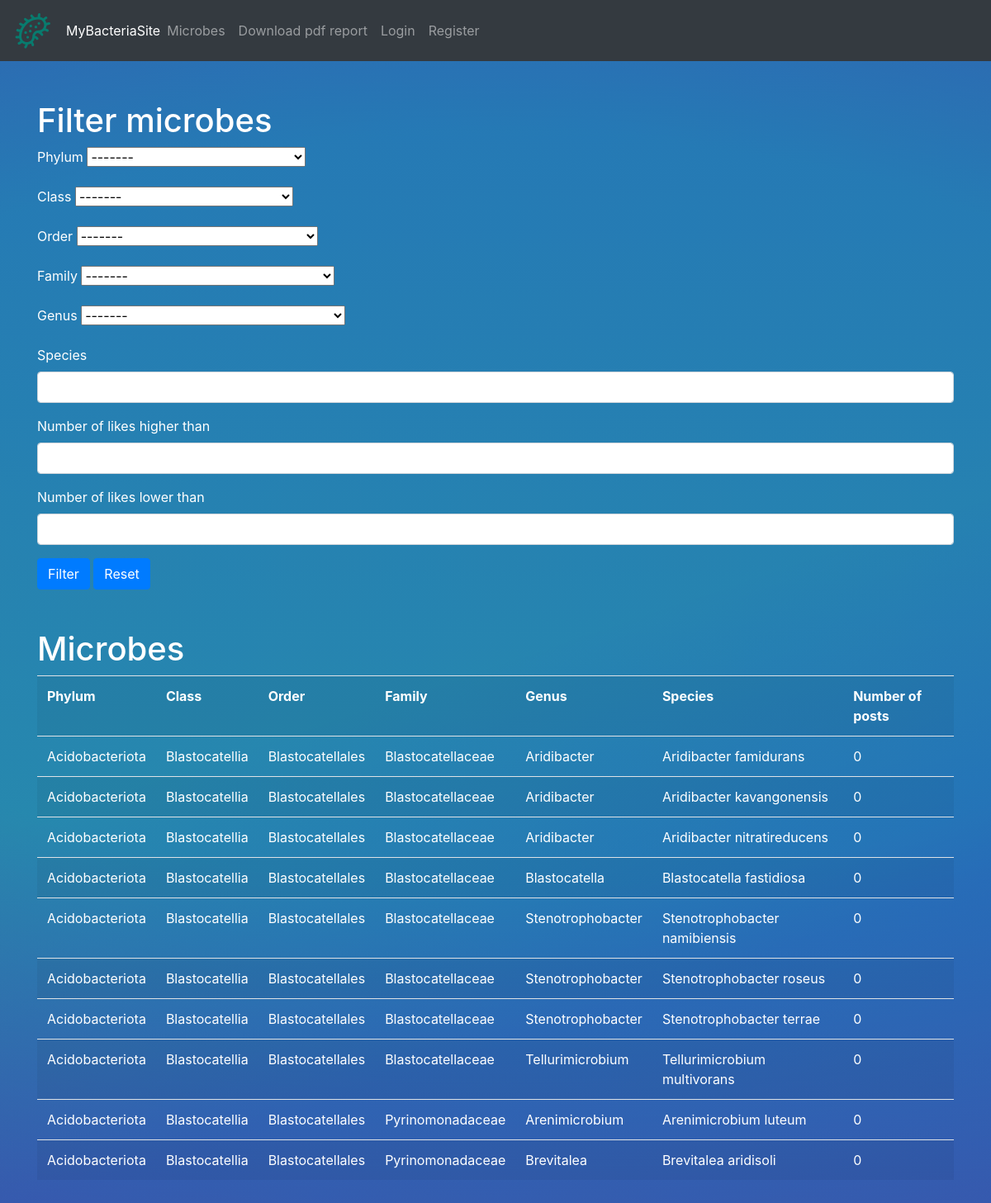
Page /microbe_list on the committed database.
### MyBacteriaSite/models.py (models this page shows, shortened)
class Microbe(models.Model):
    MicrobePhylum = models.CharField(max_length=100)
    MicrobeClass = models.CharField(max_length=100)
    MicrobeOrder = models.CharField(max_length=100)
    MicrobeFamily = models.CharField(max_length=100)
    MicrobeGenus = models.CharField(max_length=100)
    MicrobeSpecies = models.CharField(max_length=100)
    description = models.TextField()

### MyBacteriaSite/views.py (the view)
# urls.py: path("microbe_list", views.microbe_list, name= "microbe_list"),
def microbe_list(request):
    microbes = Microbe.objects.all().order_by('MicrobePhylum')
    microbes = microbes.annotate(num_of_posts=Count('microbepost'))
    search_microbe_form = MicrobeFilter(request.GET)
    if search_microbe_form.is_valid():
        cd = search_microbe_form.cleaned_data
        if cd['Phylum']:
            microbes = microbes.filter(MicrobePhylum__icontains=cd['Phylum'])
        if cd['Class']:
            microbes = microbes.filter(MicrobeClass__icontains=cd['Class'])
        if cd['Order']:
            microbes = microbes.filter(MicrobeOrder__icontains=cd['Order'])
        if cd['Family']:
            microbes = microbes.filter(MicrobeFamily__icontains=cd['Family'])
        if cd['Genus']:
            microbes = microbes.filter(MicrobeGenus__icontains=cd['Genus'])
        if cd['Species']:
            microbes = microbes.filter(MicrobeSpecies__icontains=cd['Species'])
        if cd['num_of_posts_high_th']:
            microbes = microbes.filter(num_of_posts__gte=cd['num_of_posts_high_th'])
        if cd['num_of_posts_low_th']:
            microbes = microbes.filter(num_of_posts__lte=cd['num_of_posts_low_th'])
    p = Paginator(microbes, 10)
    page = request.GET.get('page', 1)
    microbes = p.get_page(page)
    context = {'microbes' : microbes, 'search_microbe_form' : search_microbe_form}
    return render(request, 'microbe_list.html', context)

### MyBacteriaSite/forms.py
class MicrobeFilter(Form):
	def create_choices(field):
		temp = Microbe.objects.order_by().values_list(field).distinct()
		temp = list(temp)
		choices = []
		for choice in temp:
			choices.append((choice[0], choice[0]))
		choices.append((None, '-------'))
		return choices
	Phylum = forms.ChoiceField(choices = create_choices('MicrobePhylum'), label='Phylum', required= False)
	Class = forms.ChoiceField(choices = create_choices('MicrobeClass'),label='Class', required= False)
	Order = forms.ChoiceField(choices = create_choices('MicrobeOrder'),label='Order', required= False)
	Family = forms.ChoiceField(choices = create_choices('MicrobeFamily'),label='Family', required= False)
	Genus = forms.ChoiceField(choices = create_choices('MicrobeGenus'),label='Genus', required= False)
	Species = forms.CharField(label='Species', required= False)
	num_of_posts_high_th = forms.IntegerField(label='Number of likes higher than', required= False)
	num_of_posts_low_th = forms.IntegerField(label='Number of likes lower than', required= False)

### MyBacteriaSite/templatetags/mytemplatetags.py (called while the page is built)
@register.simple_tag
def url_replace(request, field, value):
    d = request.GET.copy()
    d[field] = value
    return d.urlencode()

### MyBacteriaSite/templates/microbe_list.html (shortened to what this page needs)
{% extends "header.html" %}
{% block content %}
{% load crispy_forms_tags %}
{% load mytemplatetags %}
<div class="container py-5">
    <h1>Filter microbes</h1>
	<form method="GET">
		{{ search_microbe_form|crispy }}
		<button class="btn btn-primary" type="submit">Filter</button>
        <button class="btn btn-primary" type="reset">Reset</button>
	</form>
</div>
<div class = "container">
    <h1>Microbes</h1>
    <table class="table table-striped">
        <tr>
            <th>Phylum</th>
            <th>Class</th>
            <th>Order</th>
            <th>Family</th>
            <th>Genus</th>
            <th>Species</th>
            <th>Number of posts</th>
        </tr>
        {% for microbe in microbes %}
            <tr>
                <td>{{ microbe.MicrobePhylum }}</td>
                <td>{{ microbe.MicrobeClass }}</td>
                <td>{{ microbe.MicrobeOrder }}</td>
                <td>{{ microbe.MicrobeFamily }}</td>
                <td>{{ microbe.MicrobeGenus }}</td>
                <td>{{ microbe.MicrobeSpecies }}</td>
                <td>{{ microbe.num_of_posts }}</td>
            </tr>
        {% endfor %}
    </table>
    <div class="container py-5">
    </div>
</div>
{% endblock %}

### MyBacteriaSite/templates/header.html (shortened to what this page needs)
<!DOCTYPE html>
<html lang="en">
  <head>
    {% load bootstrap4 %}
    {% bootstrap_css %}
    {% load static %}
    <link rel="stylesheet" href="https://cdnjs.cloudflare.com/ajax/libs/font-awesome/5.15.3/css/all.min.css"/>
  <link rel="stylesheet" href="https://unpkg.com/leaflet@1.9.4/dist/leaflet.css"
/>
    <nav class="navbar navbar-expand-lg navbar-dark bg-dark">
      <a class="navbar-brand" href="/">
      </a></i>
      <a>MyBacteriaSite</a>
      <div class="collapse navbar-collapse" id="navbarText">
        <ul class="navbar-nav mr-auto">
          <li class="nav-item">
            <a class="nav-link" href="/microbe_list">Microbes</a>
          </li>
          <li class="nav-item">
            <a class="nav-link" href="/report_pdf">Download pdf report</a>
          </li>
          {% if user.is_authenticated %}
          <li class="nav-item">
            <a class="nav-link" href="/logout">Logout</a>
          </li>
          <li class="nav-item">
            <a class="nav-link" href="/profile">Profile</a>
          </li>
          {% else %}
          <li class="nav-item">
            <a class="nav-link" href="/login">Login</a>
          </li>
          <li class="nav-item">
            <a class="nav-link" href="/register">Register</a>
          </li>
          {% endif %}
        </ul>
      </div>
    </nav>
  </head>
 <body>
    {% block content %}
    {% endblock %}
  </body>
</html>

### MyBacteriaSite/templates/header.html (style rules this page uses)
a { color: rgb(0, 240, 255); }
.table { color: white; }
body { width: 100%; height: 100%; color: white; margin: 0; padding: 0; background: linear-gradient(180deg, rgba(28, 24, 225, 0.22) 0%, rgba(28, 24, 225, 0) 97.02%), linear-gradient(341.25deg, rgba(28, 24, 225, 0.22) 25.47%, rgba(45, 21, 191, 0) 49.12%), linear-gradient(180deg, rgba(8, 123, 110, 0.5) 99.22%, rgba(8, 123, 110, 0.025) 100%), radial-gradient(190.94% 70.5% at 50% 39.51%, rgba(19, 255, 255, 0.528) 1.94%, rgba(19, 255, 255, 0.528) 41.29%, rgba(19, 255, 255, 0) 92.58%), rgba(99, 26, 191, 0.8); box-shadow: 0px 4px 4px rgba(0, 0, 0, 0.25); }

### rows in the picture
Microbe: MicrobePhylum "Acidobacteriota", MicrobeClass "Blastocatellia", MicrobeOrder "Blastocatellales", MicrobeFamily "Blastocatellaceae", MicrobeGenus "Aridibacter", MicrobeSpecies "Aridibacter famidurans", num_of_posts "0"
Microbe: MicrobePhylum "Acidobacteriota", MicrobeClass "Blastocatellia", MicrobeOrder "Blastocatellales", MicrobeFamily "Blastocatellaceae", MicrobeGenus "Aridibacter", MicrobeSpecies "Aridibacter kavangonensis", num_of_posts "0"
Microbe: MicrobePhylum "Acidobacteriota", MicrobeClass "Blastocatellia", MicrobeOrder "Blastocatellales", MicrobeFamily "Blastocatellaceae", MicrobeGenus "Aridibacter", MicrobeSpecies "Aridibacter nitratireducens", num_of_posts "0"
Microbe: MicrobePhylum "Acidobacteriota", MicrobeClass "Blastocatellia", MicrobeOrder "Blastocatellales", MicrobeFamily "Blastocatellaceae", MicrobeGenus "Blastocatella", MicrobeSpecies "Blastocatella fastidiosa", num_of_posts "0"
Microbe: MicrobePhylum "Acidobacteriota", MicrobeClass "Blastocatellia", MicrobeOrder "Blastocatellales", MicrobeFamily "Blastocatellaceae", MicrobeGenus "Stenotrophobacter", MicrobeSpecies "Stenotrophobacter namibiensis", num_of_posts "0"
Microbe: MicrobePhylum "Acidobacteriota", MicrobeClass "Blastocatellia", MicrobeOrder "Blastocatellales", MicrobeFamily "Blastocatellaceae", MicrobeGenus "Stenotrophobacter", MicrobeSpecies "Stenotrophobacter roseus", num_of_posts "0"
Microbe: MicrobePhylum "Acidobacteriota", MicrobeClass "Blastocatellia", MicrobeOrder "Blastocatellales", MicrobeFamily "Blastocatellaceae", MicrobeGenus "Stenotrophobacter", MicrobeSpecies "Stenotrophobacter terrae", num_of_posts "0"
Microbe: MicrobePhylum "Acidobacteriota", MicrobeClass "Blastocatellia", MicrobeOrder "Blastocatellales", MicrobeFamily "Blastocatellaceae", MicrobeGenus "Tellurimicrobium", MicrobeSpecies "Tellurimicrobium multivorans", num_of_posts "0"
Microbe: MicrobePhylum "Acidobacteriota", MicrobeClass "Blastocatellia", MicrobeOrder "Blastocatellales", MicrobeFamily "Pyrinomonadaceae", MicrobeGenus "Arenimicrobium", MicrobeSpecies "Arenimicrobium luteum", num_of_posts "0"
Microbe: MicrobePhylum "Acidobacteriota", MicrobeClass "Blastocatellia"
